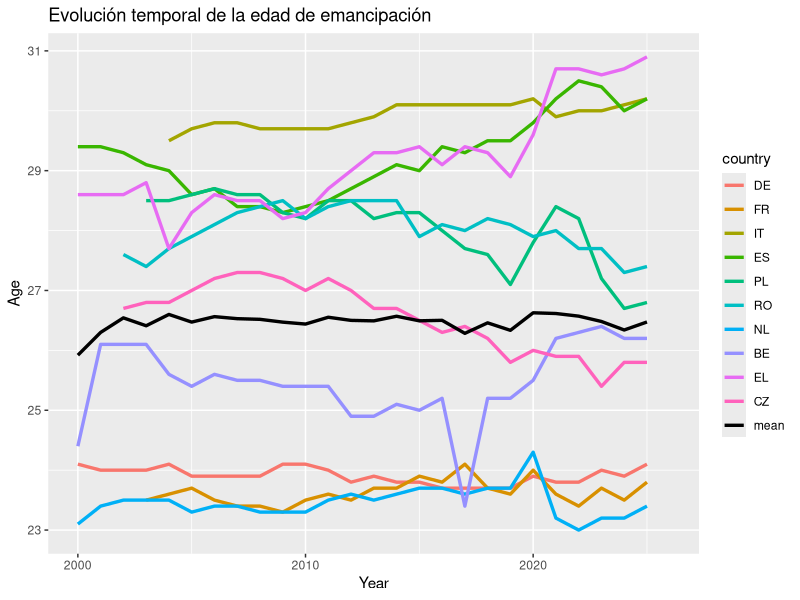
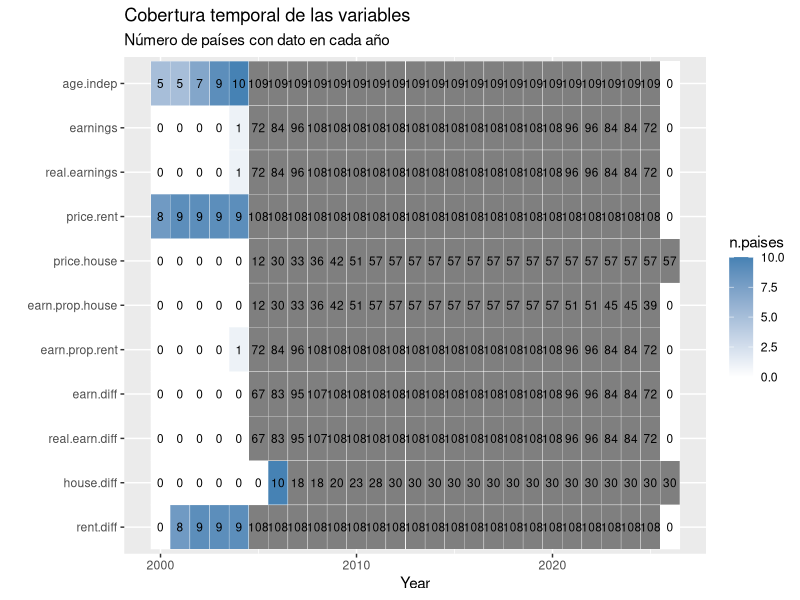
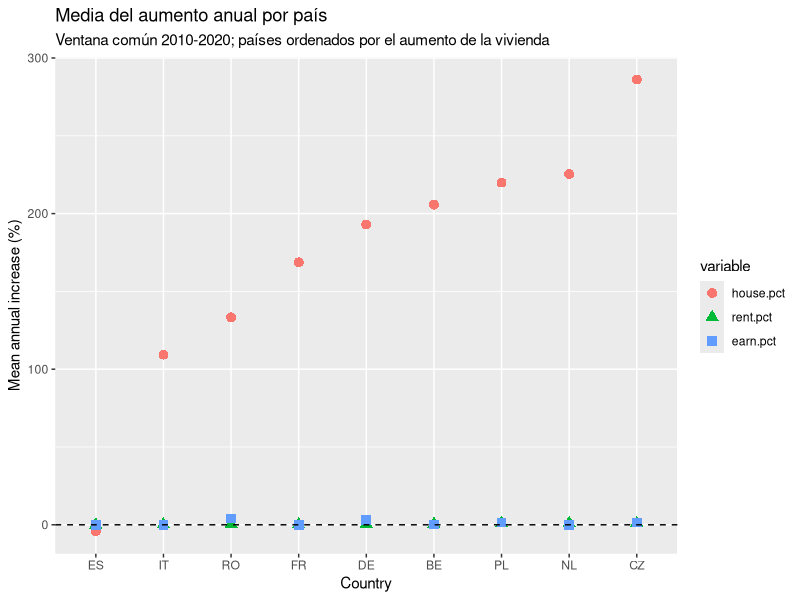
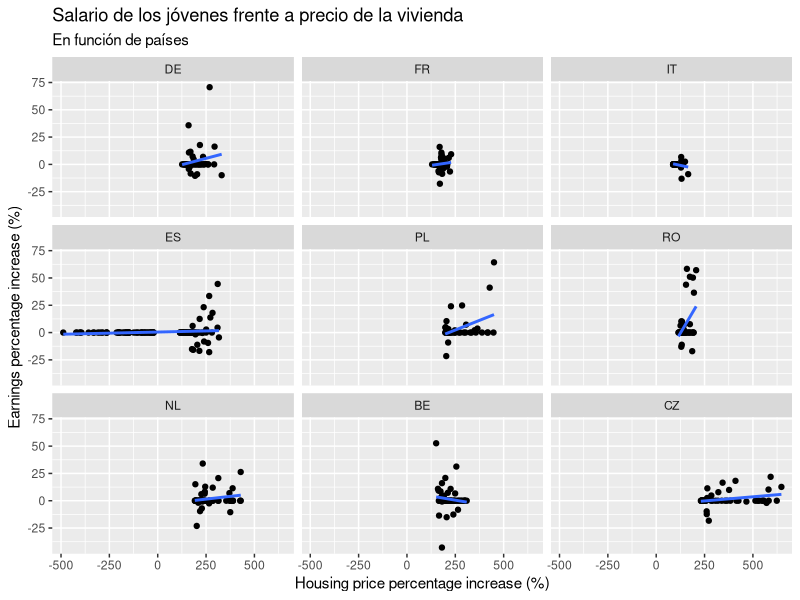
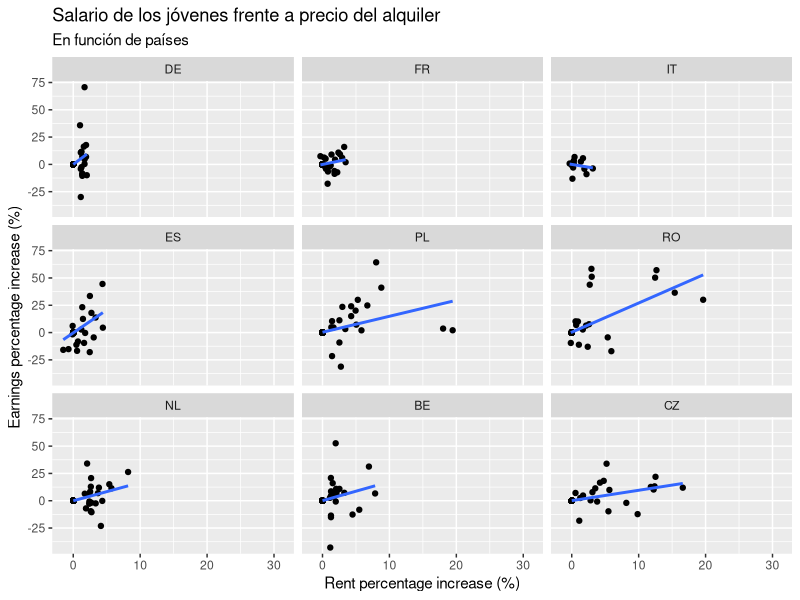
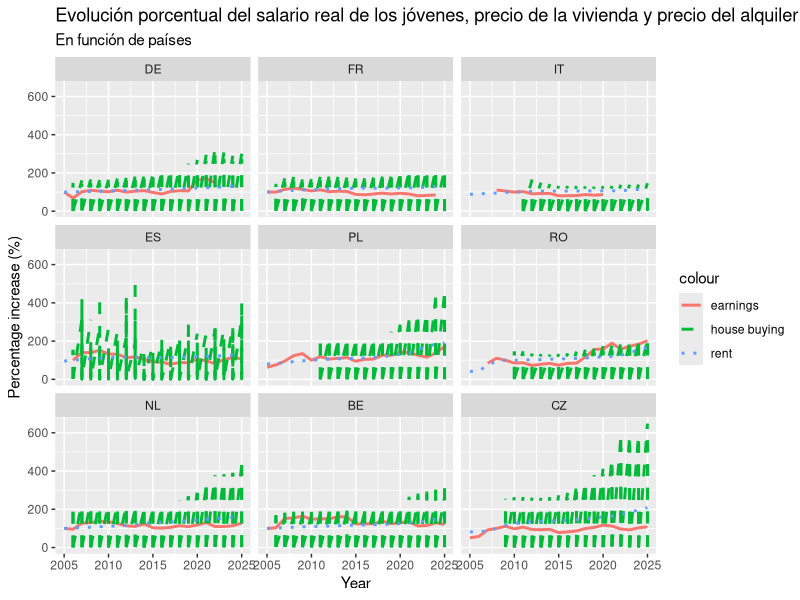
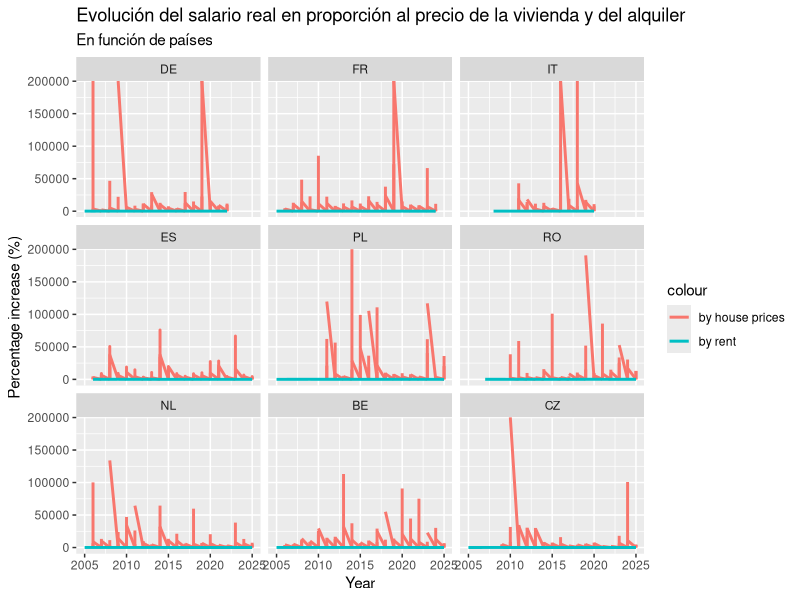
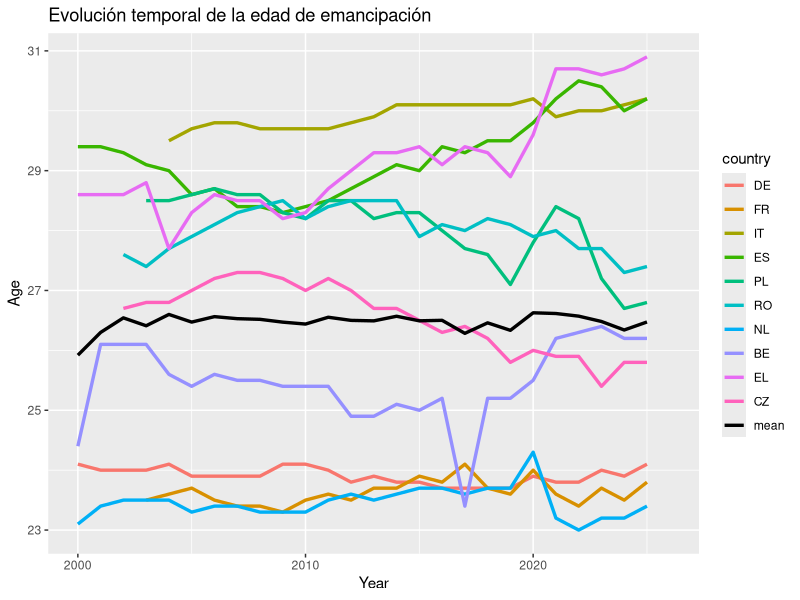

Write R code to recreate these figures, in order.
## ---- chunk 1
library(readr)
library(stringr)
library(dplyr)
library(tidyr)
library(magrittr)
library(lubridate)
library(ggplot2)
library(GGally)
## ---- chunk 2
# Cargamos el dataframe
poblacion <- read_tsv('data/poblacion_paises.tsv')

# Limpiamos los nombres de la variable country para obtener los nombres de los paises
colnames(poblacion)[1] <- 'country'
poblacion %<>% mutate(country = sub("^.*,", "", country)) %>% mutate(across(-1, ~ as.numeric(gsub('[^0-9.]', '', .x))))

# Calculamos la media poblacional de cada pais desde el 2000 hasta hoy
poblacion %<>% transmute(country, population = rowMeans(select(., -country), na.rm = TRUE))

# Ordenamos los paises de mayor a menor poblacion
# Eliminamos algunos que no pertenecen politicamente a Europa
poblacion %<>% arrange(desc(population)) %>% filter(!(country %in% c('RU', 'UA', 'DE_TOT', 'TR', 'FX', 'BY', 'AZ', 'UK')))

# Nos quedamos con los nombres de los 10 primeros
mas.poblacion10 <- poblacion$country[1:10]

# Nos quedamos con los nombres de los 5 primeros
mas.poblacion5 <- poblacion$country[1:5]
## ---- chunk 3
# Cargamos el dataframe
indep.resid <- read_tsv('data/edad_independencia_residencial.tsv')

# La primera columna viene con los valores de sex y country, por lo que hay que separarlos
colnames(indep.resid)[1] <- 'sex.country'
indep.resid %<>% mutate(sex.country = sub("^.*,([^,]*,[^,]*)$", "\\1", sex.country)) %>% separate(sex.country, into = c('sex', 'country'), sep = ',') %>% mutate(sex = factor(sex))

# Aqui pasamos los valores de edad de emancipacion en funcion de año a formato tidy
# Filtramos para quedarnos con sex = 'T', el total, ya que no nos interesa la diferenciacion por sexos
# Nos quedamos con los 10 paises mas poblados
indep.resid %<>% mutate(across(c(-1, -2), ~ as.numeric(gsub('[^0-9.]', '', .x)))) %>% pivot_longer(cols = c(-1, -2), names_to = 'year', values_to = 'age.indep') %>% mutate(year = as.numeric(year)) %>% filter(sex == 'T' & country %in% mas.poblacion10) %>% select(-sex) %>% mutate(country = factor(country, levels = mas.poblacion10, labels = mas.poblacion10))
## ---- chunk 4
precio.vivienda <- read_tsv('data/precio_vivienda.tsv')

colnames(precio.vivienda)[1] <- 'country'
precio.vivienda %<>% mutate(country = sub(".*,", "", country))

precio.vivienda %<>% mutate(across(-1, ~ as.numeric(gsub('[^0-9.]', '', .x)))) %>% pivot_longer(cols = -1, names_to = 'year.quadri', values_to = 'rel.price2015.house')

# Como el indice viene por cuatrimestres, nos quedamos con 1 solo valor, el correspondiente al cuatrimestre 1
precio.vivienda %<>% separate(year.quadri, into = c('year', 'quadri'), sep = '-') %>% mutate(quadri = factor(quadri, ordered=TRUE)) %>% mutate(year = as.numeric(year)) %>% filter(country %in% mas.poblacion10 & quadri == 'Q1') %>% select(-quadri) %>% mutate(country = factor(country, levels = mas.poblacion10, labels = mas.poblacion10))
## ---- chunk 5
precio.alquiler <- read_tsv('data/precio_alquiler.tsv')

colnames(precio.alquiler)[1] <- 'country'
precio.alquiler %<>% mutate(country = sub(".*,", "", country))

precio.alquiler %<>% mutate(across(-1, ~ as.numeric(gsub('[^0-9.]', '', .x)))) %>% pivot_longer(cols = -1, names_to = 'year', values_to = 'rel.price2015.rent') %>% mutate(year = as.numeric(year)) %>% filter(country %in% mas.poblacion10) %>% mutate(country = factor(country, levels = mas.poblacion10, labels = mas.poblacion10))
## ---- chunk 6
salarios2 <- read_tsv('data/salarios2.tsv')

# Este dataframe ha sido obtenido de otra fuente
# Por eso los nombres de los paises vienen en otro formato y hay que hacer el filtrado manualmente otra vez 
salarios2 %<>% transmute(country = ref_area.label, year = time, earnings = 0.9*obs_value, source = factor(source.label))
names.country <- c('Germany', 'France', 'Italy', 'Spain', 'Poland', 'Romania', 'Netherlands', 'Belgium', 'Greece', 'Czechia')
names.country %in% salarios2$country
salarios2 %<>% filter(country %in% names.country) %>% mutate(country = factor(country, levels = names.country, labels = mas.poblacion10))

# En algunos paises se ha cambiado el metodo de cuantificar los salarios, por lo que hay saltos muy grandes de un año a otro
# Identificamos los paises en los que ha pasado esto
major.source <- salarios2 %>% count(country, source) %>% group_by(country) %>% arrange(desc(n)) %>% slice(1) %>% mutate(major.source = source) %>% select(c(-source, -n))

# Para no estropear la tendencia temporal, nos quedamos con los datos correspondientes a 1 solo metodo, del que mas observaciones haya
salarios2 %<>% full_join(major.source) %>% mutate(earnings = ifelse(source == major.source, earnings, NA)) %>% select(c(-major.source, -source))
## ---- chunk 7
ipca <- read_tsv('data/ipca.tsv')

colnames(ipca)[1] <- 'country'
ipca %<>% mutate(country = sub(".*,", "", country))

ipca %<>% mutate(across(-1, ~ as.numeric(gsub('[^0-9.]', '', .x)))) %>% pivot_longer(cols = -1, names_to = 'year', values_to = 'rel.value2025.ipca') %>% mutate(year = as.numeric(year)) %>% mutate(country = factor(country, levels = mas.poblacion10, labels = mas.poblacion10))
## ---- chunk 8
# Juntamos todas las variables en un dataframe por paises y años
jovenes.df <- indep.resid %>% full_join(salarios2) %>% left_join(ipca) %>% full_join(precio.alquiler) %>% full_join(precio.vivienda) 

# Obtenemos el primer año en el que comienzan las medidas de salarios y precios
# Tomamos este año como valor de referencia para poder compararlos luego mas facilmente
year.start <- jovenes.df %>% group_by(country) %>% arrange(year) %>% select(c(country, year, rel.price2015.rent, rel.price2015.house, earnings)) %>%  filter(if_all(everything(), ~ !is.na(.x))) %>% slice(1) %>% ungroup() %>% transmute(country, year.start = year) 

jovenes.df <- full_join(jovenes.df, year.start)

# Obtenemos el aumento real de los salarios, descontando la inflacion
jovenes.df %<>% group_by(country) %>% mutate(real.earnings = earnings*rel.value2025.ipca[year==unique(year.start)]/rel.value2025.ipca) %>% ungroup() %>% select(-rel.value2025.ipca)

# Ahora tomamos, para cada variable, un valor de 100 en el año de referencia, asi las podremos comparar mejor graficamente
jovenes.df %<>% group_by(country) %>% mutate(earnings = earnings/earnings[year == unique(year.start)]*100, real.earnings = real.earnings/real.earnings[year == unique(year.start)]*100, price.rent = rel.price2015.rent/rel.price2015.rent[year == unique(year.start)]*100, price.house = rel.price2015.house/rel.price2015.house[year == unique(year.start)]*100) %>% select(c(-year.start, -rel.price2015.rent, -rel.price2015.house)) %>% ungroup()

# Calculamos los salarios reales en proporcion al precio de la vivienda y a los alquileres, respectivamente
jovenes.df %<>% mutate(earn.prop.house = real.earnings/price.house*100, earn.prop.rent = real.earnings/price.rent*100)

# Calculamos el aumento porcentual de los salarios, alquileres y precio de la vivienda para cada año
jovenes.df %<>%
  group_by(country) %>%
  arrange(year, .by_group = TRUE) %>%
  mutate(
    earn.diff = earnings - lag(earnings),
    real.earn.diff = real.earnings - lag(real.earnings),
    house.diff = price.house - lag(price.house),
    rent.diff = price.rent - lag(price.rent),
  ) %>%
  ungroup()
## ---- chunk 9
sumario.jovenes <- data.frame(variable = colnames(jovenes.df))
sumario.jovenes$type <- sapply(jovenes.df, function(x) class(x)[1])
sumario.jovenes$levels <- sapply(jovenes.df, function(x) length(unique(x)))
sumario.jovenes$topLevel <- sapply(jovenes.df, function(x) names(which.max(table(x))))
sumario.jovenes$topCount <- sapply(jovenes.df, function(x) max(table(x)))
sumario.jovenes$topFrac <- sumario.jovenes$topCount / nrow(jovenes.df)
sumario.jovenes$missFreq <- sapply(jovenes.df, function(x) sum(is.na(x)))
sumario.jovenes$missFrac <- sumario.jovenes$missFreq / nrow(jovenes.df)

sumario.jovenes
## ---- chunk 10
dim(jovenes.df)
# Numero de registros y de variables

vars.num <- setdiff(colnames(jovenes.df)[sapply(jovenes.df, is.numeric)], 'year')
vars.num
# Variables cuantitativas continuas. 'country' es cualitativa nominal y 'year' es cuantitativa discreta (indice temporal)

por.var <- function(f) unname(sapply(jovenes.df[vars.num], f))
# Aplica una funcion a cada variable numerica y devuelve un vector sin nombres
## ---- chunk 11
age.mean <- jovenes.df %>% group_by(year) %>% summarise(age.mean = mean(age.indep, na.rm = TRUE), .groups = "drop")
ggplot() + geom_line(data = jovenes.df, mapping = aes(x = year, y = age.indep, color = country), linewidth = 1.15, na.rm = TRUE) + geom_line(data = age.mean, mapping = aes(x = year, y = age.mean, color = 'mean'), linewidth = 1.15, na.rm = TRUE) +
  scale_color_manual(values = c(setNames(scales::hue_pal()(length(unique(jovenes.df$country))), unique(jovenes.df$country)), "mean" = "black")) +
  labs(title = 'Evolución temporal de la edad de emancipación') + xlab('Year') + ylab('Age')
ggsave('results/edad_emancipacion.pdf', width = 14, height = 10, dpi = 300)
## ---- chunk 12
cobertura.var <- data.frame(variable = vars.num)
cobertura.var$year.min <- unname(sapply(vars.num, function(v) min(jovenes.df$year[!is.na(jovenes.df[[v]])])))
cobertura.var$year.max <- unname(sapply(vars.num, function(v) max(jovenes.df$year[!is.na(jovenes.df[[v]])])))
cobertura.var$n.obs <- unname(sapply(vars.num, function(v) sum(!is.na(jovenes.df[[v]]))))
cobertura.var$n.paises <- unname(sapply(vars.num, function(v) length(unique(jovenes.df$country[!is.na(jovenes.df[[v]])]))))
cobertura.var
## ---- chunk 13
cobertura <- jovenes.df %>% group_by(year) %>% summarise(across(all_of(vars.num), ~ sum(!is.na(.x)))) %>% pivot_longer(-year, names_to = 'variable', values_to = 'n.paises') %>% mutate(variable = factor(variable, levels = rev(vars.num)))

ggplot(cobertura, aes(x = year, y = variable, fill = n.paises)) + geom_tile(color = 'white') + geom_text(aes(label = n.paises), size = 3) + scale_fill_gradient(low = 'white', high = 'steelblue', limits = c(0, length(unique(jovenes.df$country)))) + labs(title = 'Cobertura temporal de las variables', subtitle = 'Número de países con dato en cada año') + xlab('Year') + ylab('')
ggsave('results/univ_cobertura.pdf', width = 14, height = 10, dpi = 300)
## ---- chunk 14
mystats <- function(x, na.omit = TRUE) {
  if (na.omit) x <- x[!is.na(x)]
  m <- mean(x)
  n <- length(x)
  s <- sd(x)
  skew <- sum((x - m)^3 / s^3) / n
  kurt <- sum((x - m)^4 / s^4) / n - 3
  return(c(n = n, mean = m, trimmed = mean(x, trim = 0.1), median = median(x), min = min(x), q1 = quantile(x, 0.25, names = FALSE), q3 = quantile(x, 0.75, names = FALSE), max = max(x), stdev = s, var = var(x), mad = mad(x), IQR = IQR(x), skew = skew, kurtosis = kurt))
}
# Funcion del Tema 6 (asimetria y curtosis en exceso), ampliada con media recortada (10%), cuartiles, rango intercuartilico y MAD

estad <- sapply(jovenes.df[vars.num], mystats)

t(round(estad[c('n', 'mean', 'trimmed', 'median', 'min', 'q1', 'q3', 'max'), ], 2))
# Tendencia central y posicion

t(round(estad[c('stdev', 'var', 'mad', 'IQR', 'skew', 'kurtosis'), ], 2))
# Dispersion y forma (skew > 0: cola larga a la derecha; kurtosis > 0: colas mas pesadas que la normal)
## ---- chunk 15
paises.excluir <- character(0)
# Paises que se quieran dejar fuera del estudio (por ejemplo, uno con una serie muy corta que acorte la ventana comun). Grecia ya queda fuera porque no tiene serie de vivienda

aumentos <- jovenes.df %>% filter(!country %in% paises.excluir) %>% select(country, year, earnings, price.rent, price.house, earn.pct = earn.diff, rent.pct = rent.diff, house.pct = house.diff)
# Aumento porcentual: la propia .diff (variacion anual del indice, que vale 100 en el año base)

vars.pct <- c('house.pct', 'rent.pct', 'earn.pct')
# Variables del estudio: aumento porcentual de la vivienda, del alquiler y de los salarios

rango.paises <- aumentos %>% filter(!is.na(earnings) & !is.na(price.rent) & !is.na(price.house)) %>% group_by(country) %>% summarise(primero = min(year), ultimo = max(year), .groups = 'drop') %>% as.data.frame()
rango.paises
# Primer y ultimo año con las tres series disponibles en cada pais

year.ini <- max(rango.paises$primero)
year.fin <- min(rango.paises$ultimo)
c(year.ini = year.ini, year.fin = year.fin)
# Ventana comun: desde el ultimo de los primeros años hasta el primero de los ultimos

aum.comun <- aumentos %>% filter(year > year.ini & year <= year.fin) %>% filter(if_all(all_of(vars.pct), ~ !is.na(.x)))
# Variaciones anuales dentro de la ventana comun (la primera es la de year.ini + 1) y sin datos ausentes

aum.comun %>% count(country) %>% as.data.frame()
## ---- chunk 16
medias.pais <- aum.comun %>% group_by(country) %>% summarise(n.years = n(), across(all_of(vars.pct), mean), .groups = 'drop') %>% mutate(earn.menos.house = earn.pct - house.pct, earn.menos.rent = earn.pct - rent.pct) %>% as.data.frame()
medias.pais %>% mutate(across(-c(country, n.years), ~ round(.x, 2)))
# Media anual de cada pais en la ventana comun y diferencias entre variables
## ---- chunk 17
pares <- list(c('earn.pct', 'house.pct'), c('earn.pct', 'rent.pct'))

data.frame(par = sapply(pares, paste, collapse = ' vs '), paises.mayor = sapply(pares, function(p) sum(medias.pais[[p[1]]] > medias.pais[[p[2]]])), n.paises = nrow(medias.pais))
# paises.mayor: numero de paises en los que la media de la primera variable es mayor que la de la segunda
## ---- chunk 18
medias.long <- medias.pais %>% pivot_longer(all_of(vars.pct), names_to = 'variable', values_to = 'media') %>% mutate(country = factor(country, levels = as.character(medias.pais$country[order(medias.pais$house.pct)])), variable = factor(variable, levels = vars.pct))

ggplot(medias.long, aes(x = country, y = media, color = variable, shape = variable)) + geom_point(size = 3) + geom_hline(yintercept = 0, linetype = 2) + labs(title = 'Media del aumento anual por país', subtitle = paste0('Ventana común ', year.ini, '-', year.fin, '; países ordenados por el aumento de la vivienda')) + xlab('Country') + ylab('Mean annual increase (%)')
ggsave('results/univ_aumentos_medias.pdf', width = 14, height = 10, dpi = 300)
## ---- chunk 19
jovenes.df %>% filter(country != 'EL', year >= 2005 & year <= 2025) %>% ggplot(aes(x = house.diff, y = earn.diff)) + geom_point(na.rm = TRUE) + 
   geom_smooth(method = "lm", se = FALSE, na.rm = TRUE) + facet_wrap(.~country, nrow = 4) + ylab('Earnings percentage increase (%)') + xlab('Housing price percentage increase (%)') + labs(title = 'Salario de los jóvenes frente a precio de la vivienda', subtitle = 'En función de países')
## ---- chunk 20
jovenes.df %>% filter(country != 'EL', year >= 2005 & year <= 2025) %>% group_by(country) %>% summarise(cor.pearson = cor(real.earnings, price.house, method = 'pearson', use = 'complete.obs'), cor.spearman = cor(real.earnings, price.house, method = 'spearman', use = 'complete.obs'))
## ---- chunk 21
jovenes.df %>% filter(country != 'EL', year >= 2005 & year <= 2025) %>% ggplot(aes(x = rent.diff, y = earn.diff)) + geom_point(na.rm = TRUE) + 
  geom_smooth(method = "lm", se = FALSE, na.rm = TRUE) + facet_wrap(.~country, nrow = 4) + ylab('Earnings percentage increase (%)') + xlab('Rent percentage increase (%)') + labs(title = 'Salario de los jóvenes frente a precio del alquiler', subtitle = 'En función de países')
## ---- chunk 22
jovenes.df %>% filter(country != 'EL', year >= 2005 & year <= 2025) %>% group_by(country) %>% summarise(cor.pearson = cor(real.earnings, price.rent, method = 'pearson', use = 'complete.obs'), cor.spearman = cor(real.earnings, price.rent, method = 'spearman', use = 'complete.obs'))
## ---- chunk 23
ggplot(data = filter(jovenes.df, country != 'EL', year >= 2005 & year <= 2025)) + 
  geom_line(aes(x = year, y = real.earnings, color = 'earnings'), linewidth = 1, na.rm = TRUE) + 
  geom_line(aes(x = year, y = price.house, color = 'house buying'), linewidth = 1, linetype = 2, na.rm = TRUE) + 
  geom_line(aes(x = year, y = price.rent, color = 'rent'), linewidth = 1, linetype = 3, na.rm = TRUE) + facet_wrap(.~country, nrow = 4) + labs(title = 'Evolución porcentual del salario real de los jóvenes, precio de la vivienda y precio del alquiler', subtitle = 'En función de países') + xlab('Year') + ylab('Percentage increase (%)')
ggsave('results/viviendas_salarios.pdf', width = 14, height = 10, dpi = 300)
## ---- chunk 24
ggplot(data = filter(jovenes.df, country != 'EL', year >= 2005 & year <= 2025)) + 
  geom_line(aes(x = year, y = earn.prop.house, color = 'by house prices'), linewidth = 1, na.rm = TRUE) + 
  geom_line(aes(x = year, y = earn.prop.rent, color = 'by rent'), linewidth = 1, na.rm = TRUE) + facet_wrap(.~country, nrow = 4) + labs(title = 'Evolución del salario real en proporción al precio de la vivienda y del alquiler', subtitle = 'En función de países') + xlab('Year') + ylab('Percentage increase (%)')
ggsave('results/proporcion_salario.pdf', width = 14, height = 10, dpi = 300)
